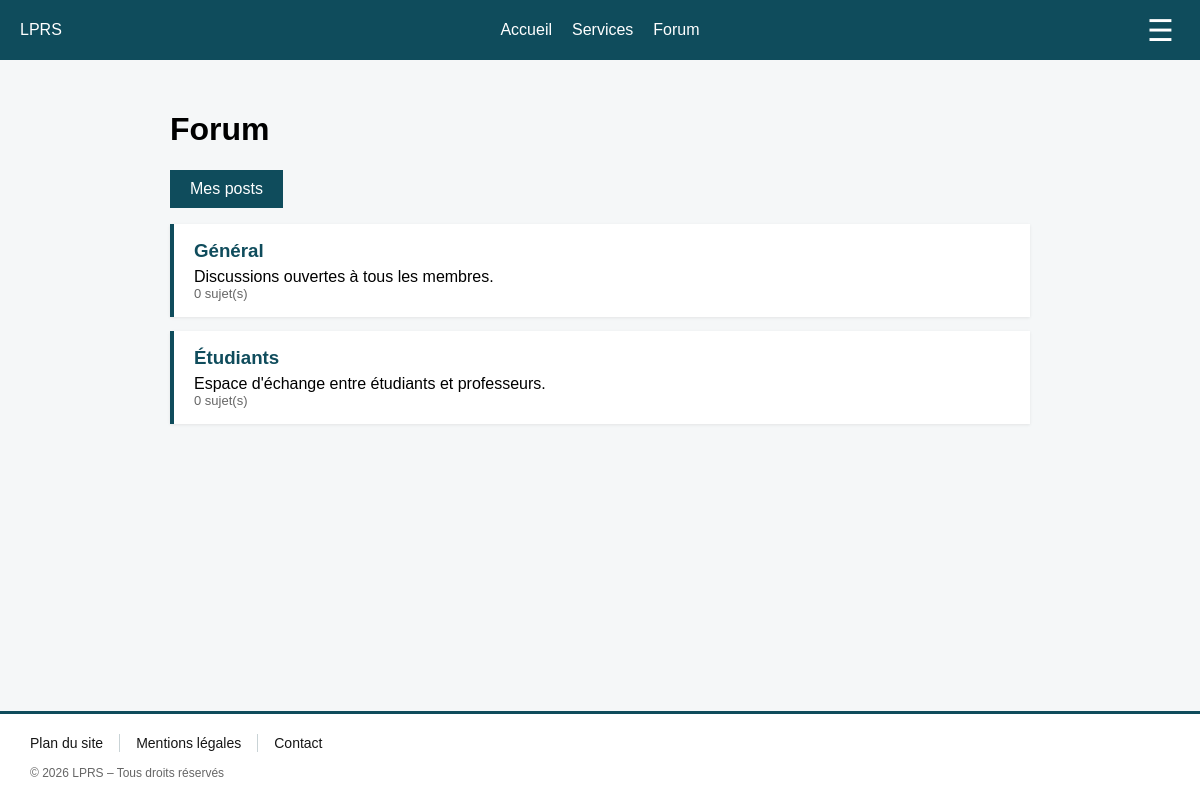
The app's page /src/vue/Forum.php (signed in) with its own data.
### tables this page shows
CREATE TABLE IF NOT EXISTS `canal_forum` (
                                             `id_canal` int NOT NULL AUTO_INCREMENT,
                                             `nom` varchar(100) NOT NULL,
    `description` text,
    `type_acces` varchar(50) DEFAULT NULL,
    `roles_createurs` varchar(100) DEFAULT NULL,
    PRIMARY KEY (`id_canal`)
    );

### src/traitement/Forum.php (called while the page is built, shortened)
<?php
require_once __DIR__ . '/../repository/CanalRepository.php';
function e($texte)
{
    return htmlspecialchars((string)$texte, ENT_QUOTES, 'UTF-8');
}
function lien_forum(array $params = [])
{
    return FORUM_URL . (strpos(FORUM_URL, '?') === false ? '?' : '&') . http_build_query($params);
}

### src/bdd/Bdd.php (called while the page is built)
<?php
class Bdd
{
    private $connexionBdd;
    private $identifiant = "root";
    private $motDePasse = "";
    private $nomBdd = "lprs";
    private $host = "localhost";
    public function __construct()
    {
        $this->connexionBdd = new PDO("mysql:host=" . $this->host . ";dbname=" . $this->nomBdd, $this->identifiant, $this->motDePasse);
    }
    public function getConnexionBdd()
    {
        return $this->connexionBdd;
    }
}

### src/repository/CanalRepository.php (called while the page is built, shortened)
<?php
require_once __DIR__ . '/../bdd/Bdd.php';
require_once __DIR__ . '/../modele/Canal.php';
class CanalRepository
{
    private $bdd;
    public function __construct()
    {
        $this->bdd = (new Bdd())->getConnexionBdd();
    }
    private function lire($sql, $params = [])
    {
        $r = $this->bdd->prepare($sql);
        $r->execute($params);
        return array_map(function ($l) { return new Canal($l); }, $r->fetchAll(PDO::FETCH_ASSOC));
    }
    public function tous()
    {
        return $this->lire('SELECT c.*, (SELECT COUNT(*) FROM post p WHERE p.id_canal = c.id_canal) AS nb_posts
            FROM canal_forum c ORDER BY c.id_canal');
    }
}

### src/modele/Canal.php (called while the page is built, shortened)
<?php
class Canal
{
    public $id_canal, $nom, $description, $type_acces, $roles_createurs, $nb_posts;
    private function dans($liste, $role)
    {
        return in_array($role, explode(',', (string)$liste), true);
    }
    public function peutAcceder($role)
    {
        return $this->type_acces === 'tous' || $this->dans($this->type_acces, $role);
    }
}

### src/vue/Forum.php (the view, shortened to what this page needs)
<?php
require __DIR__ . '/../traitement/Forum.php';
$role = $_SESSION['user_role'];
$moi  = (int)$_SESSION['user_id'];
$canalRepo   = new CanalRepository();
$postRepo    = new PostRepository();
$reponseRepo = new ReponseRepository();
$id      = (int)($_GET['id'] ?? 0);
$c       = (int)($_GET['c'] ?? 0);
$nouveau = $id === 0 && isset($_GET['nouveau']);
$page = $id > 0 ? 'sujet' : ($c > 0 ? ($nouveau ? 'nouveau' : 'section') : (isset($_GET['mes']) ? 'mes' : 'accueil'));
if ($page === 'accueil') {
    $canaux = array_filter($canalRepo->tous(), function ($ca) use ($role) {
        return $ca->peutAcceder($role);
    });
} elseif ($page === 'section') {
    $nb_pages = max(1, (int)ceil($postRepo->compterParCanal($c) / POSTS_PAR_PAGE));
    $numero   = min(max(1, (int)($_GET['p'] ?? 1)), $nb_pages);
    $liste    = $postRepo->listerParCanal($c, POSTS_PAR_PAGE, ($numero - 1) * POSTS_PAR_PAGE);
} elseif ($page === 'mes') {
    $liste = array_filter($postRepo->mesPosts($moi), function ($p) use ($role) {
        return (new Canal(['type_acces' => $p->type_acces]))->peutAcceder($role);
    });
} elseif ($page === 'sujet') {
    $reponses = $reponseRepo->listerParPost($id);
}
?>
<!DOCTYPE html>
<html lang="fr">
<head>
</head>
<body>
<div class="topbar">
    <div>LPRS</div>
    <div class="centre">
        <a href="index.php">Accueil</a>
        <a href="#">Services</a>
        <a href="index.php?page=forum">Forum</a>
    </div>
    <div class="droite">
        <button class="burger" onclick="toggleMenu()">☰</button>
    </div>
</div>
<div class="contenu">
    <?php if ($page === 'accueil'): ?>
        <h1>Forum</h1>
        <p><a class="btn" href="<?= e(lien_forum(['mes' => 1])) ?>">Mes posts</a></p>
        <?php foreach ($canaux as $ca): ?>
            <div class="carte">
                <h3><a href="<?= e(lien_forum(['c' => $ca->id_canal])) ?>"><?= e($ca->nom) ?></a></h3>
                <div><?= e($ca->description) ?></div>
                <div class="meta"><?= (int)$ca->nb_posts ?> sujet(s)</div>
            </div>
        <?php endforeach; ?>
    <?php endif; ?>
</div>
<footer class="footer">
    <ul class="footer-liens">
        <li><a href="#">Plan du site</a></li>
        <li><a href="#">Mentions légales</a></li>
        <li><a href="#">Contact</a></li>
    </ul>
    <p class="footer-copy">© 2026 LPRS – Tous droits réservés</p>
</footer>
</body>
</html>

### src/vue/Forum.php (style rules this page uses)
body { margin: 0; font-family: sans-serif; background: #f5f7f8; min-height: 100vh; display: flex; flex-direction: column; }
.topbar { display: grid; grid-template-columns: 1fr 2fr 1fr; height: 60px; background: #0f4c5c; color: #fff; }
.topbar > div { display: flex; align-items: center; padding: 0 20px; }
.centre { justify-content: center; gap: 20px; }
.droite { justify-content: flex-end; position: relative; }
.centre a { color: #fff; text-decoration: none; }
.burger { background: none; border: none; color: #fff; font-size: 30px; cursor: pointer; }
.contenu { flex: 1; max-width: 900px; width: 100%; margin: 0 auto; padding: 30px 20px; box-sizing: border-box; }
.carte, .message { background: #fff; padding: 16px 20px; margin-bottom: 14px; box-shadow: 0 1px 3px rgba(0,0,0,.08); }
.carte { border-left: 4px solid #0f4c5c; }
.carte h3 { margin: 0 0 6px; }
.carte a { color: #0f4c5c; text-decoration: none; }
.meta { color: #666; font-size: 13px; }
.btn { background: #0f4c5c; color: #fff; border: none; padding: 10px 20px; cursor: pointer; text-decoration: none; display: inline-block; }
.footer { background: #fff; border-top: 3px solid #0f4c5c; padding: 20px 30px; }
.footer-liens { list-style: none; margin: 0; padding: 0; display: flex; flex-wrap: wrap; }
.footer-liens li { padding: 0 16px; border-left: 1px solid #c9d3d6; }
.footer-liens li:first-child { padding-left: 0; border-left: none; }
.footer-liens a { color: #161616; font-size: 14px; text-decoration: none; }
.footer-copy { margin: 14px 0 0; font-size: 12px; color: #666; }

### records on screen
canal_forum: nom "Général", description "Discussions ouvertes à tous les membres.", nb_posts "0"
canal_forum: nom "Étudiants", description "Espace d'échange entre étudiants et professeurs.", nb_posts "0"
